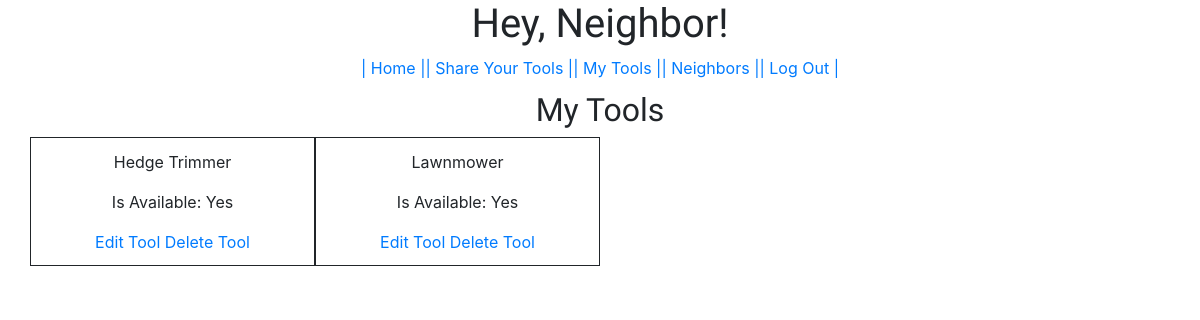
Screenshot of /mytools/ (signed in) with the database file from the repository.
### hey_neighbor/models.py (models this page shows, shortened)
class Tool(models.Model):
    AVAILABLE_TYPES = [
    ('YARD', 'Yard'),
    ('WOODWORKING', 'Woodworking'),
    ('PLUMBING', 'Plumbing'),
    ('AUTO', 'Auto')
    ]
    owner = models.ForeignKey(User, on_delete=models.CASCADE)
    tool = models.CharField(max_length=255, default='')
    types = models.CharField(max_length=255, choices=AVAILABLE_TYPES, default='YARD')
    date_posted = models.DateTimeField('Date Posted', default=timezone.now)
    availability = models.BooleanField(default=False)

### hey_neighbor/views.py (the view)
# urls.py: path('mytools/', views.MyToolView.as_view(), name='my_tool'),
class MyToolView(LoginRequiredMixin, generic.ListView):
    model = Tool
    template_name = 'hey_neighbor/mytools.html'
    fields = '__all__'
    def get_queryset(self):
        return Tool.objects.filter(owner=self.request.user)

### hey_neighbor/templates/hey_neighbor/mytools.html
{% extends 'hey_neighbor/base.html' %}
{% block content %}
<div class='row justify-content-center'>
<h2 class='heads'>My Tools</h2>
</div>
<div class='row'>
{% if object_list %}
{% for object in object_list %}
<section class='posting col-md-3'>
  <p>{{object.tool}}</p>
  {% if object.availability == True %}
  <p> Is Available: Yes</p>
  {% else %}
  <p> Is Available: No</p>
  {% endif %}
    {% if request.user.is_authenticated %}
    <a href="{% url 'hey_neighbor:edit_tool' object.pk %}">Edit Tool</a>
    <a href="{% url 'hey_neighbor:delete' object.pk %}">Delete Tool</a>
    {% endif %}
</section>
{% endfor %}
{% else %}
<p>There was an issue</p>
{% endif %}
{% endblock %}

### hey_neighbor/static/hey_neighbor/base.css (style rules this page uses)
body { box-sizing: border-box; background-color: red; }
.heads { font-family: 'Dancing Script', cursive; }
.posting { padding: 1%; text-align: center; border: solid 1px; }

### rows the page displays
Tool: tool "Hedge Trimmer", availability "Is Available: Yes"
Tool: tool "Lawnmower", availability "Is Available: Yes"
